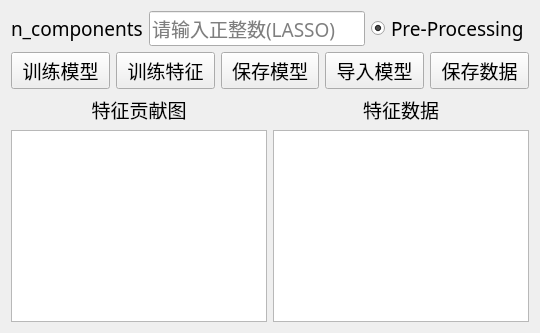
      <widget class="QWidget" name="page_LASSO">
       <layout class="QGridLayout" name="gridLayout_3">
        <item row="2" column="1">
         <widget class="QLabel" name="label_tezhengshuju_LASSO">
          <property name="font">
           <font>
            <family>微软雅黑</family>
            <pointsize>14</pointsize>
           </font>
          </property>
          <property name="text">
           <string>特征数据</string>
          </property>
          <property name="alignment">
           <set>Qt::AlignCenter</set>
          </property>
         </widget>
        </item>
        <item row="3" column="0">
         <widget class="QGraphicsView" name="LASSO_gongxiantu"/>
        </item>
        <item row="2" column="0">
         <widget class="QLabel" name="label_tezhenggongxiantu_LASSO">
          <property name="font">
           <font>
            <family>微软雅黑</family>
            <pointsize>14</pointsize>
           </font>
          </property>
          <property name="cursor">
           <cursorShape>ArrowCursor</cursorShape>
          </property>
          <property name="layoutDirection">
           <enum>Qt::LeftToRight</enum>
          </property>
          <property name="text">
           <string>特征贡献图</string>
          </property>
          <property name="alignment">
           <set>Qt::AlignCenter</set>
          </property>
         </widget>
        </item>
        <item row="3" column="1">
         <widget class="QTableWidget" name="LASSO_features"/>
        </item>
        <item row="0" column="0" colspan="2">
         <layout class="QHBoxLayout" name="horizontalLayout_6">
          <item>
           <widget class="QLabel" name="label_n_components_LASSO">
            <property name="font">
             <font>
              <family>微软雅黑</family>
              <pointsize>14</pointsize>
             </font>
            </property>
            <property name="text">
             <string>n_components</string>
            </property>
           </widget>
          </item>
          <item>
           <widget class="QLineEdit" name="n_components_LASSO">
            <property name="font">
             <font>
              <family>微软雅黑</family>
              <pointsize>14</pointsize>
             </font>
            </property>
            <property name="text">
             <string/>
            </property>
            <property name="placeholderText">
             <string>请输入正整数(LASSO)</string>
            </property>
           </widget>
          </item>
          <item>
           <widget class="QRadioButton" name="Pre_Processing_LASSO">
            <property name="font">
             <font>
              <family>微软雅黑</family>
              <pointsize>14</pointsize>
             </font>
            </property>
            <property name="text">
             <string>Pre-Processing</string>
            </property>
            <property name="checked">
             <bool>true</bool>
            </property>
           </widget>
          </item>
         </layout>
        </item>
        <item row="1" column="0" colspan="2">
         <layout class="QHBoxLayout" name="horizontalLayout_5">
          <item>
           <widget class="QPushButton" name="xunlianmoxing_LASSO">
            <property name="font">
             <font>
              <family>微软雅黑</family>
              <pointsize>14</pointsize>
             </font>
            </property>
            <property name="text">
             <string>训练模型</string>
            </property>
           </widget>
          </item>
          <item>
           <widget class="QPushButton" name="xunliantezheng_LASSO">
            <property name="font">
             <font>
              <family>微软雅黑</family>
              <pointsize>14</pointsize>
             </font>
            </property>
            <property name="text">
             <string>训练特征</string>
            </property>
           </widget>
          </item>
          <item>
           <widget class="QPushButton" name="baocunmoxing_LASSO">
            <property name="font">
             <font>
              <family>微软雅黑</family>
              <pointsize>14</pointsize>
             </font>
            </property>
            <property name="text">
             <string>保存模型</string>
            </property>
           </widget>
          </item>
          <item>
           <widget class="QPushButton" name="daorumoxing_LASSO">
            <property name="font">
             <font>
              <family>微软雅黑</family>
              <pointsize>14</pointsize>
             </font>
            </property>
            <property name="text">
             <string>导入模型</string>
            </property>
           </widget>
          </item>
          <item>
           <widget class="QPushButton" name="baocunshuju_LASSO">
            <property name="font">
             <font>
              <family>微软雅黑</family>
              <pointsize>14</pointsize>
             </font>
            </property>
            <property name="text">
             <string>保存数据</string>
            </property>
           </widget>
          </item>
         </layout>
        </item>
       </layout>
      </widget>
